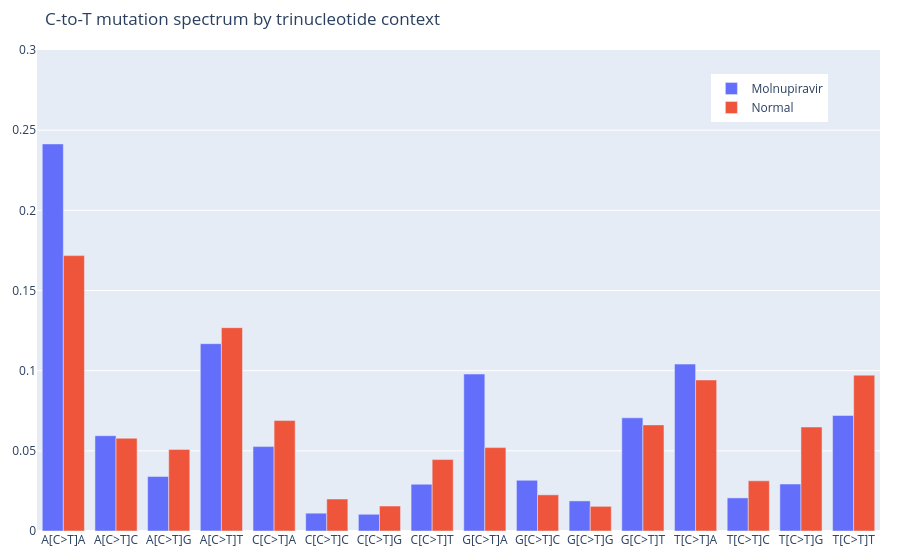

Notebook cell for this chart:
### Code cell
# Plot proprtions of C-to-T mutations fro MOV vs Normal samples

fig = fig = go.Figure(data=[go.Bar(name='Molnupiravir', x=ctprobs['Mutational_Context'], y=ctprobs['Molnupiravir']), go.Bar(name='Normal', x=ctprobs['Mutational_Context'], y=ctprobs['Normal'])], 
                      layout=go.Layout(title='C-to-T mutation spectrum by trinucleotide context', yaxis=dict(range=[0,0.3])))

fig.update_layout(margin=dict(l=20, r=20, t=50, b=20), legend=dict(x=0.8, y=0.95))
fig.write_image("/Users/reem/molnupiravir_paper/Figures/mov_vs_normal_ct_proportions.pdf")
fig.show()

### Figure 1 — Plotly figure (JSON) as saved in the notebook; plotly's stock layout.template omitted (floating-point values rounded to 4 significant figures)
{"data": [{"name": "Molnupiravir", "type": "bar", "x": ["A[C>T]A", "A[C>T]C", "A[C>T]G", "A[C>T]T", "C[C>T]A", "C[C>T]C", "C[C>T]G", "C[C>T]T", "G[C>T]A", "G[C>T]C", "G[C>T]G", "G[C>T]T", "T[C>T]A", "T[C>T]C", "T[C>T]G", "T[C>T]T"], "y": [0.2414, 0.05945, 0.03397, 0.1168, 0.05264, 0.01111, 0.01043, 0.02917, 0.09789, 0.03163, 0.01875, 0.07058, 0.1041, 0.02064, 0.0293, 0.07208]}, {"name": "Normal", "type": "bar", "x": ["A[C>T]A", "A[C>T]C", "A[C>T]G", "A[C>T]T", "C[C>T]A", "C[C>T]C", "C[C>T]G", "C[C>T]T", "G[C>T]A", "G[C>T]C", "G[C>T]G", "G[C>T]T", "T[C>T]A", "T[C>T]C", "T[C>T]G", "T[C>T]T"], "y": [0.1718, 0.05786, 0.05089, 0.1268, 0.06889, 0.01995, 0.01558, 0.04456, 0.05202, 0.02256, 0.01537, 0.06618, 0.0942, 0.03131, 0.06486, 0.0972]}], "layout": {"legend": {"x": 0.8, "y": 0.95}, "margin": {"b": 20, "l": 20, "r": 20, "t": 50}, "title": {"text": "C-to-T mutation spectrum by trinucleotide context"}, "yaxis": {"range": [0, 0.3]}}}
